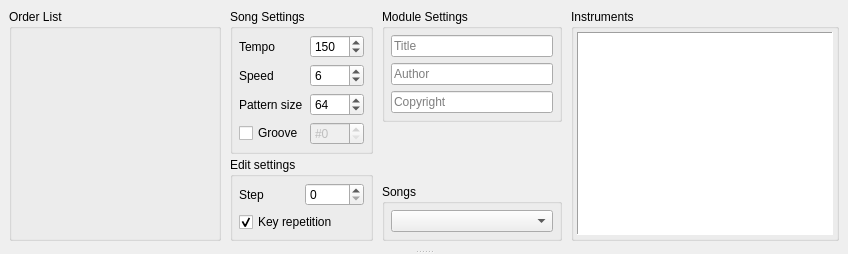
  <widget class="QWidget" name="centralWidget">
   <layout class="QHBoxLayout" name="horizontalLayout_2">
    <property name="spacing">
     <number>0</number>
    </property>
    <property name="leftMargin">
     <number>0</number>
    </property>
    <property name="topMargin">
     <number>0</number>
    </property>
    <property name="rightMargin">
     <number>0</number>
    </property>
    <property name="bottomMargin">
     <number>0</number>
    </property>
    <item>
     <widget class="QSplitter" name="splitter">
      <property name="orientation">
       <enum>Qt::Vertical</enum>
      </property>
      <property name="childrenCollapsible">
       <bool>true</bool>
      </property>
      <widget class="QWidget" name="layoutWidget">
       <layout class="QHBoxLayout" name="horizontalLayout" stretch="0,0,0,0">
        <property name="spacing">
         <number>9</number>
        </property>
        <property name="leftMargin">
         <number>9</number>
        </property>
        <property name="topMargin">
         <number>9</number>
        </property>
        <property name="rightMargin">
         <number>9</number>
        </property>
        <property name="bottomMargin">
         <number>9</number>
        </property>
        <item>
         <widget class="QGroupBox" name="orderListGroupBox">
          <property name="sizePolicy">
           <sizepolicy hsizetype="Preferred" vsizetype="Ignored">
            <horstretch>0</horstretch>
            <verstretch>0</verstretch>
           </sizepolicy>
          </property>
          <property name="title">
           <string>Order List</string>
          </property>
          <layout class="QVBoxLayout" name="verticalLayout_6">
           <property name="leftMargin">
            <number>3</number>
           </property>
           <property name="topMargin">
            <number>3</number>
           </property>
           <property name="rightMargin">
            <number>3</number>
           </property>
           <property name="bottomMargin">
            <number>3</number>
           </property>
           <item>
            <widget class="OrderListEditor" name="orderList">
             <property name="sizePolicy">
              <sizepolicy hsizetype="Preferred" vsizetype="Ignored">
               <horstretch>0</horstretch>
               <verstretch>0</verstretch>
              </sizepolicy>
             </property>
             <property name="minimumSize">
              <size>
               <width>200</width>
               <height>0</height>
              </size>
             </property>
            </widget>
           </item>
          </layout>
         </widget>
        </item>
        <item>
         <layout class="QVBoxLayout" name="verticalLayout_4">
          <property name="spacing">
           <number>3</number>
          </property>
          <property name="sizeConstraint">
           <enum>QLayout::SetDefaultConstraint</enum>
          </property>
          <item>
           <widget class="QGroupBox" name="songSettingsGroupBox">
            <property name="sizePolicy">
             <sizepolicy hsizetype="Preferred" vsizetype="Preferred">
              <horstretch>0</horstretch>
              <verstretch>0</verstretch>
             </sizepolicy>
            </property>
            <property name="title">
             <string>Song Settings</string>
            </property>
            <layout class="QGridLayout" name="gridLayout_2">
             <property name="leftMargin">
              <number>6</number>
             </property>
             <property name="topMargin">
              <number>6</number>
             </property>
             <property name="rightMargin">
              <number>6</number>
             </property>
             <property name="bottomMargin">
              <number>6</number>
             </property>
             <property name="spacing">
              <number>6</number>
             </property>
             <item row="0" column="0">
              <widget class="QLabel" name="tempoLabel">
               <property name="sizePolicy">
                <sizepolicy hsizetype="Preferred" vsizetype="Preferred">
                 <horstretch>0</horstretch>
                 <verstretch>0</verstretch>
                </sizepolicy>
               </property>
               <property name="text">
                <string>Tempo</string>
               </property>
               <property name="alignment">
                <set>Qt::AlignLeading|Qt::AlignLeft|Qt::AlignVCenter</set>
               </property>
              </widget>
             </item>
             <item row="0" column="1">
              <widget class="WheelSpinBox" name="tempoSpinBox">
               <property name="keyboardTracking">
                <bool>false</bool>
               </property>
               <property name="minimum">
                <number>32</number>
               </property>
               <property name="maximum">
                <number>255</number>
               </property>
               <property name="value">
                <number>150</number>
               </property>
              </widget>
             </item>
             <item row="1" column="0">
              <widget class="QLabel" name="speedLabel">
               <property name="sizePolicy">
                <sizepolicy hsizetype="Preferred" vsizetype="Preferred">
                 <horstretch>0</horstretch>
                 <verstretch>0</verstretch>
                </sizepolicy>
               </property>
               <property name="text">
                <string>Speed</string>
               </property>
               <property name="alignment">
                <set>Qt::AlignLeading|Qt::AlignLeft|Qt::AlignVCenter</set>
               </property>
              </widget>
             </item>
             <item row="1" column="1">
              <widget class="WheelSpinBox" name="speedSpinBox">
               <property name="keyboardTracking">
                <bool>false</bool>
               </property>
               <property name="minimum">
                <number>1</number>
               </property>
               <property name="maximum">
                <number>31</number>
               </property>
               <property name="value">
                <number>6</number>
               </property>
              </widget>
             </item>
             <item row="2" column="0">
              <widget class="QLabel" name="patternSizeLabel">
               <property name="sizePolicy">
                <sizepolicy hsizetype="Preferred" vsizetype="Preferred">
                 <horstretch>0</horstretch>
                 <verstretch>0</verstretch>
                </sizepolicy>
               </property>
               <property name="text">
                <string>Pattern size</string>
               </property>
               <property name="alignment">
                <set>Qt::AlignLeading|Qt::AlignLeft|Qt::AlignVCenter</set>
               </property>
              </widget>
             </item>
             <item row="2" column="1">
              <widget class="WheelSpinBox" name="patternSizeSpinBox">
               <property name="keyboardTracking">
                <bool>false</bool>
               </property>
               <property name="minimum">
                <number>1</number>
               </property>
               <property name="maximum">
                <number>256</number>
               </property>
               <property name="value">
                <number>64</number>
               </property>
              </widget>
             </item>
             <item row="3" column="0">
              <widget class="QCheckBox" name="grooveCheckBox">
               <property name="sizePolicy">
                <sizepolicy hsizetype="Preferred" vsizetype="Fixed">
                 <horstretch>0</horstretch>
                 <verstretch>0</verstretch>
                </sizepolicy>
               </property>
               <property name="text">
                <string>Groove</string>
               </property>
              </widget>
             </item>
             <item row="3" column="1">
              <widget class="WheelSpinBox" name="grooveSpinBox">
               <property name="enabled">
                <bool>false</bool>
               </property>
               <property name="keyboardTracking">
                <bool>false</bool>
               </property>
               <property name="prefix">
                <string notr="true">#</string>
               </property>
               <property name="maximum">
                <number>127</number>
               </property>
              </widget>
             </item>
            </layout>
           </widget>
          </item>
          <item>
           <widget class="QGroupBox" name="editSettingsGroupBox">
            <property name="sizePolicy">
             <sizepolicy hsizetype="Preferred" vsizetype="Preferred">
              <horstretch>0</horstretch>
              <verstretch>0</verstretch>
             </sizepolicy>
            </property>
            <property name="title">
             <string>Edit settings</string>
            </property>
            <layout class="QGridLayout" name="gridLayout">
             <property name="leftMargin">
              <number>6</number>
             </property>
             <property name="topMargin">
              <number>6</number>
             </property>
             <property name="rightMargin">
              <number>6</number>
             </property>
             <property name="bottomMargin">
              <number>6</number>
             </property>
             <property name="spacing">
              <number>6</number>
             </property>
             <item row="0" column="0">
              <widget class="QLabel" name="editableStepLabel">
               <property name="sizePolicy">
                <sizepolicy hsizetype="Preferred" vsizetype="Preferred">
                 <horstretch>0</horstretch>
                 <verstretch>0</verstretch>
                </sizepolicy>
               </property>
               <property name="text">
                <string>Step</string>
               </property>
               <property name="alignment">
                <set>Qt::AlignLeading|Qt::AlignLeft|Qt::AlignVCenter</set>
               </property>
              </widget>
             </item>
             <item row="0" column="1">
              <widget class="WheelSpinBox" name="editableStepSpinBox">
               <property name="sizePolicy">
                <sizepolicy hsizetype="Minimum" vsizetype="Fixed">
                 <horstretch>0</horstretch>
                 <verstretch>0</verstretch>
                </sizepolicy>
               </property>
               <property name="keyboardTracking">
                <bool>false</bool>
               </property>
               <property name="minimum">
                <number>0</number>
               </property>
               <property name="maximum">
                <number>256</number>
               </property>
              </widget>
             </item>
             <item row="1" column="0" colspan="2">
              <widget class="QCheckBox" name="keyRepeatCheckBox">
               <property name="sizePolicy">
                <sizepolicy hsizetype="Preferred" vsizetype="Fixed">
                 <horstretch>0</horstretch>
                 <verstretch>0</verstretch>
                </sizepolicy>
               </property>
               <property name="text">
                <string>Key repetition</string>
               </property>
               <property name="checked">
                <bool>true</bool>
               </property>
              </widget>
             </item>
            </layout>
           </widget>
          </item>
         </layout>
        </item>
        <item>
         <layout class="QVBoxLayout" name="verticalLayout_3">
          <property name="spacing">
           <number>3</number>
          </property>
          <property name="sizeConstraint">
           <enum>QLayout::SetDefaultConstraint</enum>
          </property>
          <item>
           <widget class="QGroupBox" name="moduleSettingsGroupBox">
            <property name="sizePolicy">
             <sizepolicy hsizetype="Preferred" vsizetype="Preferred">
              <horstretch>0</horstretch>
              <verstretch>0</verstretch>
             </sizepolicy>
            </property>
            <property name="title">
             <string>Module Settings</string>
            </property>
            <layout class="QVBoxLayout" name="verticalLayout_5">
             <property name="leftMargin">
              <number>6</number>
             </property>
             <property name="topMargin">
              <number>6</number>
             </property>
             <property name="rightMargin">
              <number>6</number>
             </property>
             <property name="bottomMargin">
              <number>6</number>
             </property>
             <item>
              <widget class="QLineEdit" name="modTitleLineEdit">
               <property name="sizePolicy">
                <sizepolicy hsizetype="Minimum" vsizetype="Fixed">
                 <horstretch>0</horstretch>
                 <verstretch>0</verstretch>
                </sizepolicy>
               </property>
               <property name="placeholderText">
                <string>Title</string>
               </property>
              </widget>
             </item>
             <item>
              <widget class="QLineEdit" name="authorLineEdit">
               <property name="sizePolicy">
                <sizepolicy hsizetype="Minimum" vsizetype="Fixed">
                 <horstretch>0</horstretch>
                 <verstretch>0</verstretch>
                </sizepolicy>
               </property>
               <property name="placeholderText">
                <string>Author</string>
               </property>
              </widget>
             </item>
             <item>
              <widget class="QLineEdit" name="copyrightLineEdit">
               <property name="sizePolicy">
                <sizepolicy hsizetype="Minimum" vsizetype="Fixed">
                 <horstretch>0</horstretch>
                 <verstretch>0</verstretch>
                </sizepolicy>
               </property>
               <property name="placeholderText">
                <string>Copyright</string>
               </property>
              </widget>
             </item>
            </layout>
           </widget>
          </item>
          <item>
           <widget class="WaveVisual" name="waveVisual" native="true">
            <property name="sizePolicy">
             <sizepolicy hsizetype="Minimum" vsizetype="Preferred">
              <horstretch>0</horstretch>
              <verstretch>0</verstretch>
             </sizepolicy>
            </property>
            <property name="minimumSize">
             <size>
              <width>180</width>
              <height>45</height>
             </size>
            </property>
           </widget>
          </item>
          <item>
           <widget class="QGroupBox" name="songsGroupBox">
            <property name="title">
             <string>Songs</string>
            </property>
            <layout class="QVBoxLayout" name="verticalLayout_2">
             <property name="leftMargin">
              <number>6</number>
             </property>
             <property name="topMargin">
              <number>6</number>
             </property>
             <property name="rightMargin">
              <number>6</number>
             </property>
             <property name="bottomMargin">
              <number>6</number>
             </property>
             <item>
              <widget class="QComboBox" name="songComboBox">
               <property name="sizePolicy">
                <sizepolicy hsizetype="Minimum" vsizetype="Fixed">
                 <horstretch>0</horstretch>
                 <verstretch>0</verstretch>
                </sizepolicy>
               </property>
              </widget>
             </item>
            </layout>
           </widget>
          </item>
         </layout>
        </item>
        <item>
         <widget class="QGroupBox" name="instrumentListGroupBox">
          <property name="sizePolicy">
           <sizepolicy hsizetype="Expanding" vsizetype="Ignored">
            <horstretch>0</horstretch>
            <verstretch>0</verstretch>
           </sizepolicy>
          </property>
          <property name="title">
           <string>Instruments</string>
          </property>
          <layout class="QVBoxLayout" name="verticalLayout">
           <property name="spacing">
            <number>0</number>
           </property>
           <property name="leftMargin">
            <number>3</number>
           </property>
           <property name="topMargin">
            <number>3</number>
           </property>
           <property name="rightMargin">
            <number>3</number>
           </property>
           <property name="bottomMargin">
            <number>3</number>
           </property>
           <item>
            <widget class="DropDetectListWidget" name="instrumentList">
             <property name="sizePolicy">
              <sizepolicy hsizetype="Expanding" vsizetype="Ignored">
               <horstretch>0</horstretch>
               <verstretch>0</verstretch>
              </sizepolicy>
             </property>
             <property name="contextMenuPolicy">
              <enum>Qt::CustomContextMenu</enum>
             </property>
             <property name="styleSheet">
              <string notr="true"/>
             </property>
             <property name="frameShape">
              <enum>QFrame::Panel</enum>
             </property>
             <property name="showDropIndicator" stdset="0">
              <bool>false</bool>
             </property>
             <property name="dragEnabled">
              <bool>true</bool>
             </property>
             <property name="dragDropMode">
              <enum>QAbstractItemView::DragDrop</enum>
             </property>
             <property name="defaultDropAction">
              <enum>Qt::ActionMask</enum>
             </property>
             <property name="iconSize">
              <size>
               <width>16</width>
               <height>16</height>
              </size>
             </property>
             <property name="isWrapping" stdset="0">
              <bool>true</bool>
             </property>
             <property name="resizeMode">
              <enum>QListView::Adjust</enum>
             </property>
            </widget>
           </item>
          </layout>
         </widget>
        </item>
       </layout>
      </widget>
      <widget class="PatternEditor" name="patternEditor">
       <property name="sizePolicy">
        <sizepolicy hsizetype="Preferred" vsizetype="MinimumExpanding">
         <horstretch>0</horstretch>
         <verstretch>0</verstretch>
        </sizepolicy>
       </property>
      </widget>
     </widget>
    </item>
   </layout>
  </widget>
